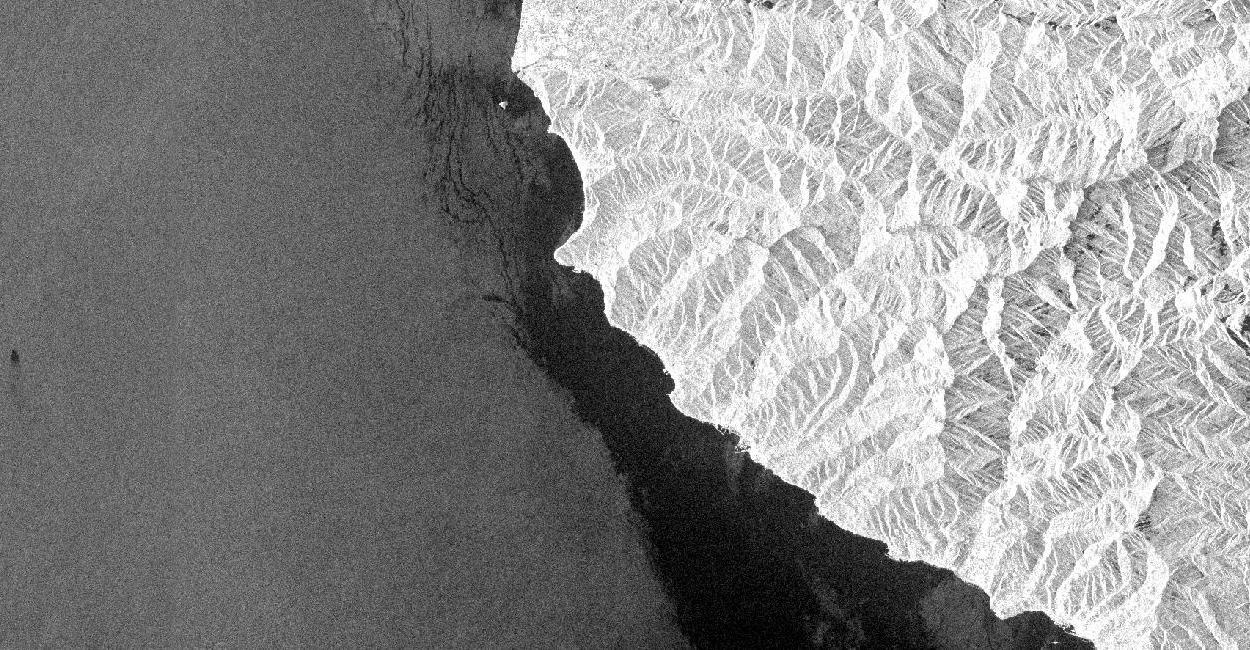
#> input picture assets/sar_samples/scenes/dht_edelweiss_pass.jpg, 1250 x 650 px
$ python -i sar_vessel.py   (imports and definitions only)
#> lines starting #> are read from the running program, lines starting #| are printed output that depends on the picture; after the words box and inside, x2 and y2 are one past the last pixel; in counts of white or black regions, pixels touching at a corner belong together
"""
SAR vessel detection -- classical, rule-based, no new ML model.

WHAT THIS DOES
---------------
Identifies discrete vessel-like objects in a Sentinel-1 SAR scene so they can
be cross-checked against AIS (see `wakewatch.dark_vessel`).

Two candidate sources, in order of preference:

  1. **The existing SAR segmentation model's Ship class** (`SHIP_CLASS = 3`
     in `wakewatch.inference.sar`). This is the primary source: the model
     is already trained to separate ship pixels from sea/oil/land/look-alike
     backscatter, which is a strictly better starting mask than a naive
     brightness threshold (which false-positives on sun-glint, oil sheens,
     and bright coastline). No retraining, no new model -- this reuses the
     existing checkpoint's output exactly as `sar_mod.segment()` already
     produces it.

  2. **A classical backscatter threshold** (Otsu, or a configurable
     percentile), used only when the model's ship mask is empty or
     unavailable -- e.g. vessel detection is wanted on its own without
     running the full 5-class segmentation. This is genuinely rule-based
     image processing: threshold -> connected components -> shape/size
     filtering, per the brief. It is documented as the weaker fallback
     because it cannot distinguish a ship from other bright clutter as
     well as the trained classifier can.

Either way, this module turns a binary candidate mask into discrete objects
via connected-component analysis (OpenCV, already a project dependency --
no new dependency introduced), computes shape/intensity properties for each,
and applies configurable filtering. It does not classify every bright pixel
as a vessel.
"""
from __future__ import annotations

from dataclasses import dataclass, field
from typing import Any, Dict, List, Optional, Tuple

import cv2
import numpy as np


# --------------------------------------------------------------------------
# Configuration -- every threshold here is a parameter, not a hardcoded magic
# number buried in the detection logic.
# --------------------------------------------------------------------------
@dataclass
class VesselDetectionConfig:
    min_area_px: int = 4
    max_area_px: int = 4000
    min_aspect_ratio: float = 1.0     # length/width; a vessel is elongated, not round
    max_aspect_ratio: float = 15.0    # beyond this it's more likely a wake/artifact line
    min_intensity: float = 0.0        # 0-255 grayscale, only used for the classical path
    classical_percentile: float = 99.0  # brightness percentile used as the Otsu-alternative cutoff
    max_candidates: int = 200          # hard cap so a noisy image can't blow up downstream matching


@dataclass
class VesselCandidate:
    """One discrete SAR-detected candidate object.

    `latitude`/`longitude` are None whenever the source image has no
    geographic reference -- this module never invents a position.
    """
    id: int
    centroid_xy: Tuple[float, float]        # pixel coords (col, row) in the source image
    bbox_xywh: Tuple[int, int, int, int]     # x, y, w, h in pixels
    area_px: int
    width_px: float
    length_px: float
    aspect_ratio: float
    angle_deg: float
    mean_intensity: float
    max_intensity: float
    source: str                             # "model_ship_class" | "classical_threshold"
    latitude: Optional[float] = None
    longitude: Optional[float] = None

    # [9 lines left out: function as_dict, not called in this run]


def _to_grayscale(image_rgb: np.ndarray) -> np.ndarray:
    if image_rgb.ndim == 2:
        return image_rgb
    return cv2.cvtColor(image_rgb, cv2.COLOR_RGB2GRAY)


def _candidates_from_mask(binary_mask: np.ndarray, gray: np.ndarray, source: str,
                          config: VesselDetectionConfig) -> List[VesselCandidate]:
    """Connected components -> shape/intensity properties -> filtering.

    This is the classical image-processing core the brief asks for,
    regardless of which binary mask fed it.
    """
    binary = (binary_mask > 0).astype(np.uint8)
    if binary.sum() == 0:
        return []

    contours, _ = cv2.findContours(binary, cv2.RETR_EXTERNAL, cv2.CHAIN_APPROX_SIMPLE)
    candidates: List[VesselCandidate] = []
    for cnt in contours:
        area = cv2.contourArea(cnt)
        if area <= 0:
            # Degenerate (1-2px) contours have zero polygon area even though
            # they occupy real pixels -- fall back to the pixel count so
            # single-pixel-wide bright dots aren't silently dropped from the
            # area filter before it even gets a chance to reject them.
            area = float(cv2.countNonZero(cv2.drawContours(
                np.zeros_like(binary), [cnt], -1, 1, thickness=cv2.FILLED)))
        if not (config.min_area_px <= area <= config.max_area_px):
            continue

        x, y, w, h = cv2.boundingRect(cnt)
        if len(cnt) >= 3:
            rect = cv2.minAreaRect(cnt)
            (rw, rh), angle = rect[1], rect[2]
            length_px, width_px = max(rw, rh), max(min(rw, rh), 1e-6)
        else:
            length_px, width_px, angle = max(w, h), max(min(w, h), 1e-6), 0.0
        aspect = length_px / width_px
        if not (config.min_aspect_ratio <= aspect <= config.max_aspect_ratio):
            continue

        mask_i = np.zeros_like(binary)
        cv2.drawContours(mask_i, [cnt], -1, 1, thickness=cv2.FILLED)
        pixel_vals = gray[mask_i.astype(bool)]
        mean_i = float(pixel_vals.mean()) if pixel_vals.size else 0.0
        max_i = float(pixel_vals.max()) if pixel_vals.size else 0.0
        if source == "classical_threshold" and mean_i < config.min_intensity:
            continue

        M = cv2.moments(cnt)
        cx = M["m10"] / M["m00"] if M["m00"] else x + w / 2.0
        cy = M["m01"] / M["m00"] if M["m00"] else y + h / 2.0

        candidates.append(VesselCandidate(
            id=len(candidates), centroid_xy=(float(cx), float(cy)),
            bbox_xywh=(int(x), int(y), int(w), int(h)), area_px=int(area),
            width_px=float(width_px), length_px=float(length_px), aspect_ratio=float(aspect),
            angle_deg=float(angle), mean_intensity=mean_i, max_intensity=max_i, source=source,
        ))

    candidates.sort(key=lambda c: c.area_px, reverse=True)
    candidates = candidates[:config.max_candidates]
    for i, c in enumerate(candidates):
        c.id = i
    return candidates


def _classical_backscatter_mask(gray: np.ndarray, config: VesselDetectionConfig) -> np.ndarray:
    """Otsu threshold, falling back to a brightness percentile if Otsu
    collapses (e.g. a near-uniform scene with no real contrast)."""
    if float(gray.std()) < 1.0:
        # No real contrast to threshold against -- a blank/uniform image has
        # no vessel signal, not "everything is a vessel." Returning an empty
        # mask here (rather than letting a degenerate percentile cutoff match
        # the whole frame) is what keeps this genuinely rule-based rather
        # than a rubber-stamp.
        return np.zeros_like(gray, dtype=np.uint8)
    _, otsu = cv2.threshold(gray, 0, 255, cv2.THRESH_BINARY + cv2.THRESH_OTSU)
    if otsu.sum() > 0 and otsu.sum() < 0.5 * otsu.size * 255:
        return otsu
    cutoff = np.percentile(gray, config.classical_percentile)
    return (gray >= cutoff).astype(np.uint8) * 255


def detect_vessels(
    image_rgb: np.ndarray,
    ship_mask: Optional[np.ndarray] = None,
    config: Optional[VesselDetectionConfig] = None,
) -> List[VesselCandidate]:
    """
    Detect discrete vessel-like candidates in a SAR scene.

    `ship_mask`, when given, should be a binary mask of the *existing*
    segmentation model's Ship class (`sar_result.mask == sar_mod.SHIP_CLASS`)
    -- this is the preferred, more accurate path since that model was
    trained to separate ships from other bright backscatter. When omitted
    or empty, falls back to a classical Otsu/percentile brightness
    threshold on the grayscale image, which is genuinely rule-based but
    weaker at rejecting non-vessel clutter.
    """
    config = config or VesselDetectionConfig()
    gray = _to_grayscale(image_rgb)

    if ship_mask is not None:
        # An explicit mask -- even an all-zero one -- means the model already
        # made a judgement call about ship pixels; that is respected as-is
        # rather than second-guessed with the noisier classical fallback.
        # Falling through to classical here would mean "the model found no
        # ships" and "we never ran the model" produce different behaviour,
        # which is the wrong coupling -- only a genuinely absent mask should
        # trigger the fallback.
        return _candidates_from_mask(ship_mask, gray, "model_ship_class", config)

    classical_mask = _classical_backscatter_mask(gray, config)
    return _candidates_from_mask(classical_mask, gray, "classical_threshold", config)


# --------------------------------------------------------------------------
# Georeferencing -- pixel (col, row) -> (lat, lon).
# --------------------------------------------------------------------------
# [54 lines left out: functions geolocate_candidates, detect_and_geolocate, not called in this run]

>>> import cv2
>>> picture = cv2.cvtColor(cv2.imread('../../assets/sar_samples/scenes/dht_edelweiss_pass.jpg'), cv2.COLOR_BGR2RGB)
#> picture is the input picture: shape (650, 1250, 3); min 0, max 255, mean 140.2
>>> result = detect_vessels(picture)
#> in _classical_backscatter_mask, `_, otsu = cv2.threshold(gray, 0, 255, cv2.THRESH_BINARY + cv2.THRESH_O..`:
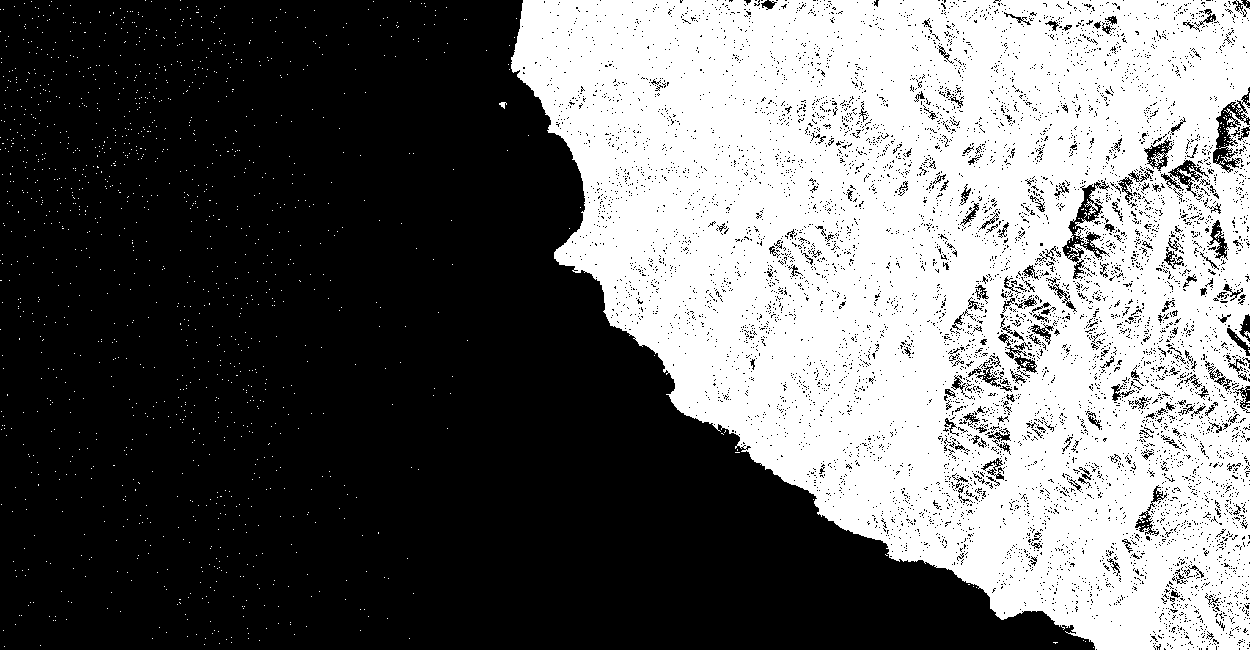
#> otsu: shape (650, 1250); 41.5% white; 1456 white regions (1452 under 20 px), largest, box (x1, y1, x2, y2) and area: (511, 0, 1250, 650) 335170, (499, 102, 507, 109) 30, (1244, 331, 1250, 338) 21, (1021, 361, 1030, 367) 21
#> in _candidates_from_mask, `binary = (binary_mask > 0).astype(np.uint8)`: binary: shape (650, 1250); values 0 (black) and 1 (white), 41.5% white; 1456 white regions (1452 under 20 px)
#> in _candidates_from_mask, `contours, _ = cv2.findContours(binary, cv2.RETR_EXTERNAL, cv2.CHAIN_AP..`: contours = 1307 contours, 1306 with area under 20; largest, box (x1, y1, x2, y2) and area: (511, 0, 1250, 650) 362602
#> the loop in _candidates_from_mask, `for cnt in contours:` made 1307 passes
#> cnt on passes 1, 2, 3, 4, 5, 6, 8, 9, 10, 11, 12, 13: [[1158, 648], [1158, 649]], [[1093, 647]], [[4, 646]], [[40, 645]], [[204, 644]], [[219, 643]], [[231, 642]], [[1085, 641]], [[1083, 640]], [[259, 640]], [[226, 639]], [[409, 638]]
#> after the loop in _candidates_from_mask, `for cnt in contours:`:
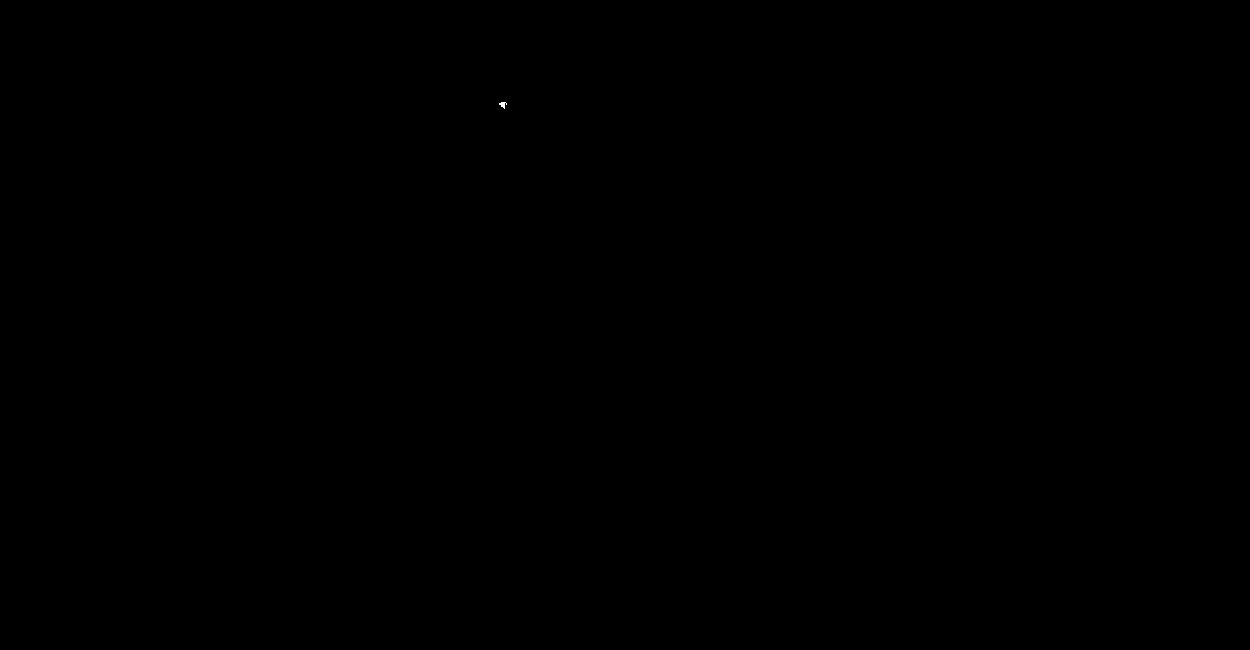
#> mask_i: shape (650, 1250); values 0 (black) and 1 (white), 0% white; 1 white region, box (x1, y1, x2, y2) and area: (499, 102, 507, 109) 30
#> after the loop in _candidates_from_mask, `for cnt in contours:`: candidates = 3 items
#> the loop in _candidates_from_mask, `for i, c in enumerate(candidates):` made 3 passes
#> result = 3 items

$ run again, on assets/sar_samples/scenes/palona_pass.jpg
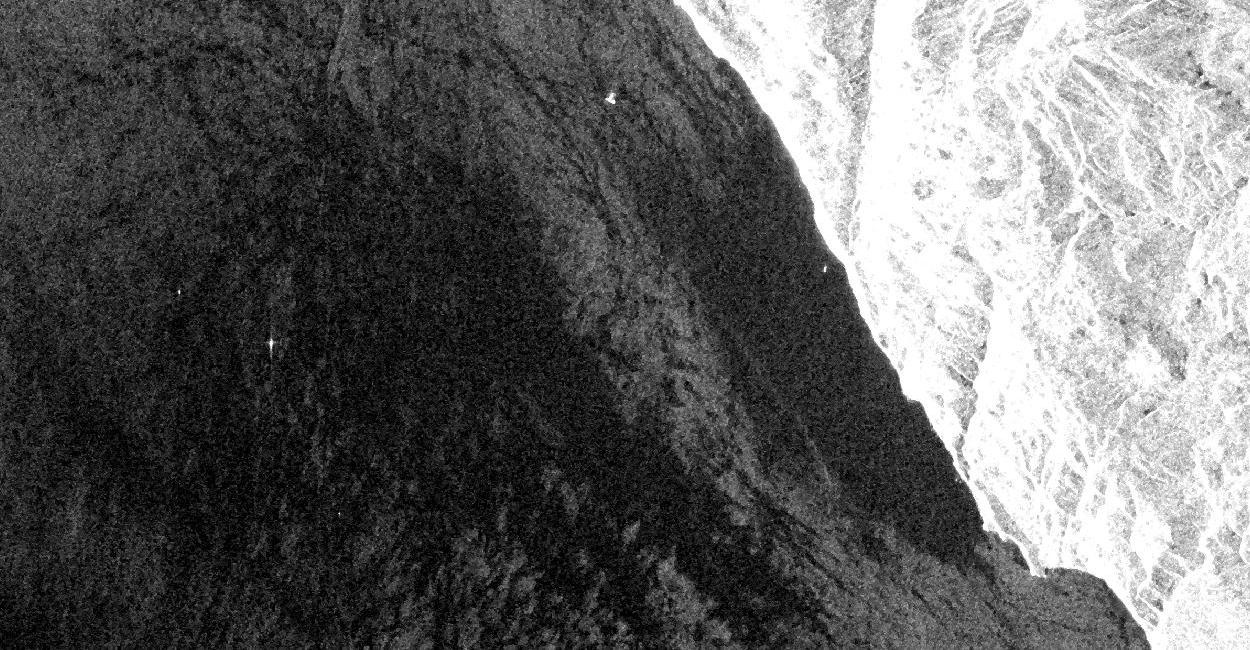
#> input picture assets/sar_samples/scenes/palona_pass.jpg, 1250 x 650 px
#> picture is the input picture: shape (650, 1250, 3); min 0, max 255, mean 99.2
#> in _classical_backscatter_mask, `_, otsu = cv2.threshold(gray, 0, 255, cv2.THRESH_BINARY + cv2.THRESH_O..`:
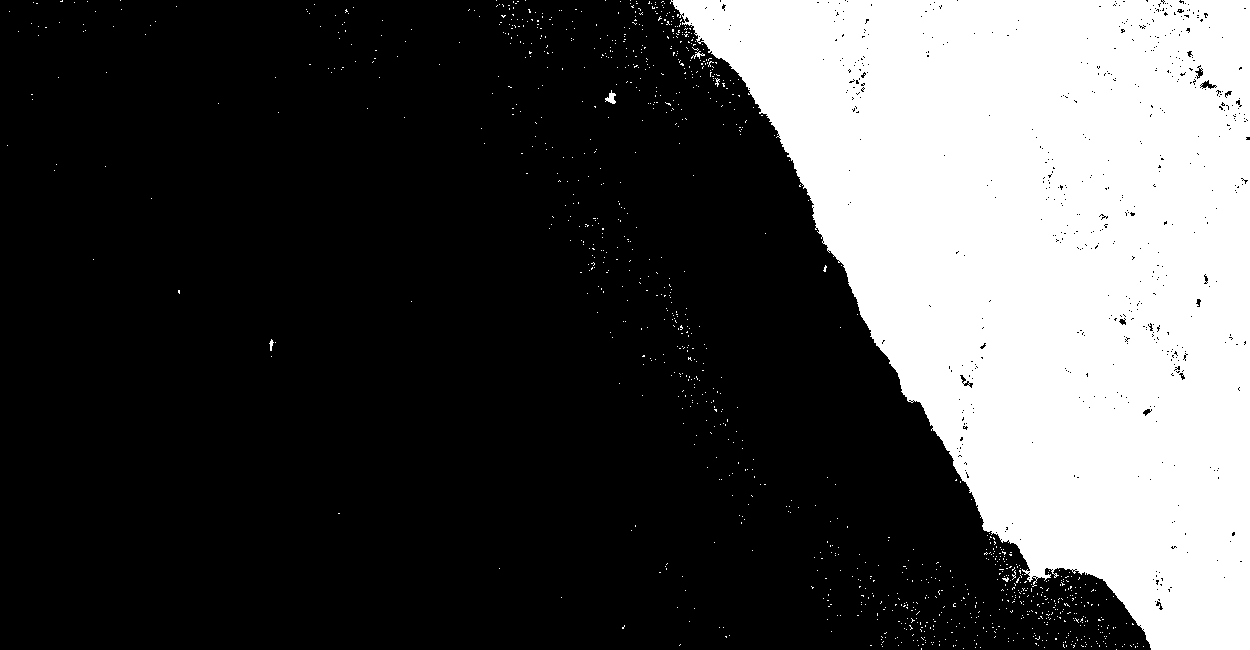
#> otsu: shape (650, 1250); 29.2% white; 1130 white regions (1125 under 20 px), largest, box (x1, y1, x2, y2) and area: (670, 0, 1250, 650) 235518, (605, 90, 616, 104) 79, (691, 51, 705, 59) 40, (269, 339, 274, 351) 30, (715, 78, 720, 87) 21
#> binary: shape (650, 1250); values 0 (black) and 1 (white), 29.2% white; 1130 white regions (1125 under 20 px)
#> contours = 1129 contours, 1127 with area under 20; largest, box (x1, y1, x2, y2) and area: (670, 0, 1250, 650) 235952, (605, 90, 616, 104) 58
#> the loop in _candidates_from_mask, `for cnt in contours:` made 1129 passes
#> (cnt, x, y, w, h, rect, rw) on pass 31: ([[1063, 644], [1063, 646], [1064, 647], [1063, 646]], 1063, 644, 2, 4, ((1063.2, 645.6), (0.632, 3.16), -18.43), 0.632)
#> after the loop in _candidates_from_mask, `for cnt in contours:`: candidates = 28 items
#> the loop in _candidates_from_mask, `for i, c in enumerate(candidates):` made 28 passes
